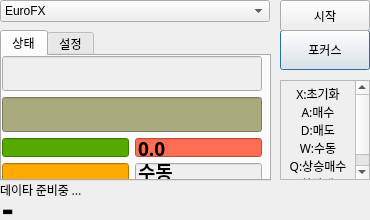
<?xml version="1.0" encoding="UTF-8"?>
<ui version="4.0">
 <class>Dialog</class>
 <widget class="QDialog" name="Dialog">
  <property name="geometry">
   <rect>
    <x>0</x>
    <y>0</y>
    <width>370</width>
    <height>220</height>
   </rect>
  </property>
  <property name="maximumSize">
   <size>
    <width>900</width>
    <height>900</height>
   </size>
  </property>
  <property name="windowTitle">
   <string>Futures-Machine Learning-eBest</string>
  </property>
  <property name="windowIcon">
   <iconset>
    <normaloff>PNG/Sales Performance.png</normaloff>PNG/Sales Performance.png</iconset>
  </property>
  <property name="windowOpacity">
   <double>0.950000000000000</double>
  </property>
  <widget class="QTextEdit" name="textEdit">
   <property name="enabled">
    <bool>false</bool>
   </property>
   <property name="geometry">
    <rect>
     <x>280</x>
     <y>80</y>
     <width>90</width>
     <height>100</height>
    </rect>
   </property>
   <property name="font">
    <font>
     <family>맑은 고딕</family>
     <pointsize>11</pointsize>
    </font>
   </property>
   <property name="styleSheet">
    <string notr="true">color: rgb(0, 0, 0);
font: 11pt &quot;맑은 고딕&quot;;</string>
   </property>
   <property name="html">
    <string>&lt;!DOCTYPE HTML PUBLIC &quot;-//W3C//DTD HTML 4.0//EN&quot; &quot;http://www.w3.org/TR/REC-html40/strict.dtd&quot;&gt;
&lt;html&gt;&lt;head&gt;&lt;meta name=&quot;qrichtext&quot; content=&quot;1&quot; /&gt;&lt;style type=&quot;text/css&quot;&gt;
p, li { white-space: pre-wrap; }
&lt;/style&gt;&lt;/head&gt;&lt;body style=&quot; font-family:'맑은 고딕'; font-size:11pt; font-weight:400; font-style:normal;&quot;&gt;
&lt;p align=&quot;center&quot; style=&quot; margin-top:0px; margin-bottom:0px; margin-left:0px; margin-right:0px; -qt-block-indent:0; text-indent:0px;&quot;&gt;&lt;span style=&quot; font-family:'Gulim'; font-size:9pt;&quot;&gt;X:초기화&lt;/span&gt;&lt;/p&gt;
&lt;p align=&quot;center&quot; style=&quot; margin-top:0px; margin-bottom:0px; margin-left:0px; margin-right:0px; -qt-block-indent:0; text-indent:0px;&quot;&gt;&lt;span style=&quot; font-family:'Gulim'; font-size:9pt;&quot;&gt;A:매수&lt;/span&gt;&lt;/p&gt;
&lt;p align=&quot;center&quot; style=&quot; margin-top:0px; margin-bottom:0px; margin-left:0px; margin-right:0px; -qt-block-indent:0; text-indent:0px;&quot;&gt;&lt;span style=&quot; font-family:'Gulim'; font-size:9pt;&quot;&gt;D:매도&lt;/span&gt;&lt;/p&gt;
&lt;p align=&quot;center&quot; style=&quot; margin-top:0px; margin-bottom:0px; margin-left:0px; margin-right:0px; -qt-block-indent:0; text-indent:0px;&quot;&gt;&lt;span style=&quot; font-family:'Gulim'; font-size:9pt;&quot;&gt;W:수동&lt;/span&gt;&lt;/p&gt;
&lt;p align=&quot;center&quot; style=&quot; margin-top:0px; margin-bottom:0px; margin-left:0px; margin-right:0px; -qt-block-indent:0; text-indent:0px;&quot;&gt;&lt;span style=&quot; font-family:'Gulim'; font-size:9pt;&quot;&gt;Q:상승매수&lt;/span&gt;&lt;/p&gt;
&lt;p align=&quot;center&quot; style=&quot; margin-top:0px; margin-bottom:0px; margin-left:0px; margin-right:0px; -qt-block-indent:0; text-indent:0px;&quot;&gt;&lt;span style=&quot; font-family:'Gulim'; font-size:9pt;&quot;&gt;E:하락매도&lt;/span&gt;&lt;/p&gt;&lt;/body&gt;&lt;/html&gt;</string>
   </property>
  </widget>
  <widget class="QLabel" name="label_log">
   <property name="geometry">
    <rect>
     <x>0</x>
     <y>180</y>
     <width>370</width>
     <height>20</height>
    </rect>
   </property>
   <property name="font">
    <font>
     <family>맑은 고딕</family>
     <pointsize>9</pointsize>
    </font>
   </property>
   <property name="text">
    <string>데이타 준비중 ...</string>
   </property>
  </widget>
  <widget class="QPushButton" name="pushButton_focus">
   <property name="geometry">
    <rect>
     <x>280</x>
     <y>30</y>
     <width>90</width>
     <height>40</height>
    </rect>
   </property>
   <property name="text">
    <string>포커스</string>
   </property>
  </widget>
  <widget class="QPushButton" name="pushButton_start">
   <property name="geometry">
    <rect>
     <x>280</x>
     <y>0</y>
     <width>90</width>
     <height>31</height>
    </rect>
   </property>
   <property name="styleSheet">
    <string notr="true"/>
   </property>
   <property name="text">
    <string>시작</string>
   </property>
  </widget>
  <widget class="QLabel" name="label_trend">
   <property name="geometry">
    <rect>
     <x>2</x>
     <y>200</y>
     <width>370</width>
     <height>20</height>
    </rect>
   </property>
   <property name="font">
    <font>
     <family>맑은 고딕</family>
     <pointsize>9</pointsize>
    </font>
   </property>
   <property name="text">
    <string>▬</string>
   </property>
  </widget>
  <widget class="QComboBox" name="comboBox_item">
   <property name="geometry">
    <rect>
     <x>0</x>
     <y>0</y>
     <width>270</width>
     <height>22</height>
    </rect>
   </property>
   <item>
    <property name="text">
     <string>EuroFX</string>
    </property>
   </item>
   <item>
    <property name="text">
     <string>EuroFX mini</string>
    </property>
   </item>
   <item>
    <property name="text">
     <string>EuroFX micro</string>
    </property>
   </item>
   <item>
    <property name="text">
     <string>S&amp;P 500 mini</string>
    </property>
   </item>
   <item>
    <property name="text">
     <string>NASDAQ mini</string>
    </property>
   </item>
   <item>
    <property name="text">
     <string>HangSeng mini</string>
    </property>
   </item>
   <item>
    <property name="text">
     <string>Crude Oil</string>
    </property>
   </item>
   <item>
    <property name="text">
     <string>Gold</string>
    </property>
   </item>
  </widget>
  <widget class="QTabWidget" name="tabWidget">
   <property name="geometry">
    <rect>
     <x>0</x>
     <y>30</y>
     <width>271</width>
     <height>151</height>
    </rect>
   </property>
   <property name="currentIndex">
    <number>0</number>
   </property>
   <widget class="QWidget" name="tab">
    <attribute name="title">
     <string>상태</string>
    </attribute>
    <widget class="QWidget" name="layoutWidget_2">
     <property name="geometry">
      <rect>
       <x>0</x>
       <y>0</y>
       <width>260</width>
       <height>126</height>
      </rect>
     </property>
     <layout class="QVBoxLayout" name="verticalLayout">
      <item>
       <widget class="QLineEdit" name="lineEdit_price">
        <property name="enabled">
         <bool>false</bool>
        </property>
        <property name="font">
         <font>
          <family>굴림</family>
          <pointsize>14</pointsize>
          <weight>75</weight>
          <bold>true</bold>
         </font>
        </property>
        <property name="styleSheet">
         <string notr="true">color: rgb(0, 0, 0);</string>
        </property>
        <property name="text">
         <string/>
        </property>
       </widget>
      </item>
      <item>
       <widget class="QLineEdit" name="lineEdit_profit">
        <property name="enabled">
         <bool>false</bool>
        </property>
        <property name="font">
         <font>
          <family>굴림</family>
          <pointsize>14</pointsize>
          <weight>75</weight>
          <bold>true</bold>
         </font>
        </property>
        <property name="styleSheet">
         <string notr="true">background-color: rgb(170, 170, 127);
color: rgb(0, 0, 0);</string>
        </property>
        <property name="text">
         <string/>
        </property>
       </widget>
      </item>
      <item>
       <layout class="QGridLayout" name="gridLayout">
        <item row="0" column="0">
         <widget class="QLineEdit" name="lineEdit_portfolio">
          <property name="enabled">
           <bool>false</bool>
          </property>
          <property name="font">
           <font>
            <family>굴림</family>
            <pointsize>14</pointsize>
            <weight>75</weight>
            <bold>true</bold>
           </font>
          </property>
          <property name="styleSheet">
           <string notr="true">background-color: rgb(85, 170, 0);
color: rgb(0, 0, 0);</string>
          </property>
         </widget>
        </item>
        <item row="0" column="1">
         <widget class="QLineEdit" name="lineEdit_losscut">
          <property name="enabled">
           <bool>false</bool>
          </property>
          <property name="font">
           <font>
            <family>굴림</family>
            <pointsize>14</pointsize>
            <weight>75</weight>
            <bold>true</bold>
           </font>
          </property>
          <property name="styleSheet">
           <string notr="true">color:rgb(0, 0, 0);
background-color: rgb(255, 110, 84);
</string>
          </property>
          <property name="text">
           <string>0.0</string>
          </property>
         </widget>
        </item>
        <item row="1" column="0">
         <widget class="QLineEdit" name="lineEdit_position">
          <property name="enabled">
           <bool>false</bool>
          </property>
          <property name="font">
           <font>
            <family>굴림</family>
            <pointsize>14</pointsize>
            <weight>75</weight>
            <bold>true</bold>
           </font>
          </property>
          <property name="styleSheet">
           <string notr="true">background-color: rgb(255, 170, 0);
color: rgb(0, 0, 0);</string>
          </property>
         </widget>
        </item>
        <item row="1" column="1">
         <widget class="QLineEdit" name="lineEdit_status">
          <property name="enabled">
           <bool>false</bool>
          </property>
          <property name="font">
           <font>
            <family>굴림</family>
            <pointsize>14</pointsize>
            <weight>75</weight>
            <bold>true</bold>
           </font>
          </property>
          <property name="styleSheet">
           <string notr="true">color: rgb(0, 0, 0);</string>
          </property>
          <property name="text">
           <string>수동</string>
          </property>
         </widget>
        </item>
       </layout>
      </item>
     </layout>
    </widget>
   </widget>
   <widget class="QWidget" name="tab_2">
    <attribute name="title">
     <string>설정</string>
    </attribute>
    <widget class="QWidget" name="layoutWidget">
     <property name="geometry">
      <rect>
       <x>0</x>
       <y>0</y>
       <width>110</width>
       <height>100</height>
      </rect>
     </property>
     <layout class="QFormLayout" name="formLayout">
      <item row="0" column="0">
       <widget class="QLabel" name="label_9">
        <property name="text">
         <string>틱(봉)</string>
        </property>
       </widget>
      </item>
      <item row="0" column="1">
       <widget class="QComboBox" name="comboBox_period">
        <item>
         <property name="text">
          <string>10</string>
         </property>
        </item>
        <item>
         <property name="text">
          <string>100</string>
         </property>
        </item>
        <item>
         <property name="text">
          <string>120</string>
         </property>
        </item>
        <item>
         <property name="text">
          <string>200</string>
         </property>
        </item>
        <item>
         <property name="text">
          <string>240</string>
         </property>
        </item>
        <item>
         <property name="text">
          <string>300</string>
         </property>
        </item>
        <item>
         <property name="text">
          <string>320</string>
         </property>
        </item>
        <item>
         <property name="text">
          <string>400</string>
         </property>
        </item>
        <item>
         <property name="text">
          <string>480</string>
         </property>
        </item>
        <item>
         <property name="text">
          <string>500</string>
         </property>
        </item>
        <item>
         <property name="text">
          <string>900</string>
         </property>
        </item>
       </widget>
      </item>
      <item row="1" column="0">
       <widget class="QLabel" name="label_14">
        <property name="text">
         <string>이동평균</string>
        </property>
       </widget>
      </item>
      <item row="1" column="1">
       <widget class="QComboBox" name="comboBox_short">
        <item>
         <property name="text">
          <string>2</string>
         </property>
        </item>
        <item>
         <property name="text">
          <string>3</string>
         </property>
        </item>
        <item>
         <property name="text">
          <string>5</string>
         </property>
        </item>
        <item>
         <property name="text">
          <string>10</string>
         </property>
        </item>
        <item>
         <property name="text">
          <string>20</string>
         </property>
        </item>
        <item>
         <property name="text">
          <string>30</string>
         </property>
        </item>
        <item>
         <property name="text">
          <string>35</string>
         </property>
        </item>
        <item>
         <property name="text">
          <string>40</string>
         </property>
        </item>
        <item>
         <property name="text">
          <string>60</string>
         </property>
        </item>
        <item>
         <property name="text">
          <string>90</string>
         </property>
        </item>
        <item>
         <property name="text">
          <string>120</string>
         </property>
        </item>
        <item>
         <property name="text">
          <string>240</string>
         </property>
        </item>
       </widget>
      </item>
      <item row="2" column="0">
       <widget class="QLabel" name="label_5">
        <property name="text">
         <string>스탑</string>
        </property>
       </widget>
      </item>
      <item row="2" column="1">
       <widget class="QComboBox" name="comboBox_trailstop">
        <item>
         <property name="text">
          <string>11</string>
         </property>
        </item>
        <item>
         <property name="text">
          <string>3</string>
         </property>
        </item>
        <item>
         <property name="text">
          <string>7</string>
         </property>
        </item>
        <item>
         <property name="text">
          <string>5</string>
         </property>
        </item>
        <item>
         <property name="text">
          <string>17</string>
         </property>
        </item>
        <item>
         <property name="text">
          <string>13</string>
         </property>
        </item>
        <item>
         <property name="text">
          <string>19</string>
         </property>
        </item>
        <item>
         <property name="text">
          <string>23</string>
         </property>
        </item>
        <item>
         <property name="text">
          <string>29</string>
         </property>
        </item>
        <item>
         <property name="text">
          <string>31</string>
         </property>
        </item>
        <item>
         <property name="text">
          <string>37</string>
         </property>
        </item>
        <item>
         <property name="text">
          <string>41</string>
         </property>
        </item>
        <item>
         <property name="text">
          <string>43</string>
         </property>
        </item>
        <item>
         <property name="text">
          <string>47</string>
         </property>
        </item>
        <item>
         <property name="text">
          <string>53</string>
         </property>
        </item>
        <item>
         <property name="text">
          <string>59</string>
         </property>
        </item>
        <item>
         <property name="text">
          <string>61</string>
         </property>
        </item>
        <item>
         <property name="text">
          <string>67</string>
         </property>
        </item>
        <item>
         <property name="text">
          <string>71</string>
         </property>
        </item>
        <item>
         <property name="text">
          <string>73</string>
         </property>
        </item>
        <item>
         <property name="text">
          <string>79</string>
         </property>
        </item>
        <item>
         <property name="text">
          <string>83</string>
         </property>
        </item>
        <item>
         <property name="text">
          <string>89</string>
         </property>
        </item>
        <item>
         <property name="text">
          <string>97</string>
         </property>
        </item>
        <item>
         <property name="text">
          <string>101</string>
         </property>
        </item>
        <item>
         <property name="text">
          <string>103</string>
         </property>
        </item>
        <item>
         <property name="text">
          <string>107</string>
         </property>
        </item>
        <item>
         <property name="text">
          <string>109</string>
         </property>
        </item>
        <item>
         <property name="text">
          <string>113</string>
         </property>
        </item>
        <item>
         <property name="text">
          <string>127</string>
         </property>
        </item>
        <item>
         <property name="text">
          <string>131</string>
         </property>
        </item>
        <item>
         <property name="text">
          <string>139</string>
         </property>
        </item>
        <item>
         <property name="text">
          <string>149</string>
         </property>
        </item>
        <item>
         <property name="text">
          <string>151</string>
         </property>
        </item>
        <item>
         <property name="text">
          <string>157</string>
         </property>
        </item>
        <item>
         <property name="text">
          <string>163</string>
         </property>
        </item>
        <item>
         <property name="text">
          <string>167</string>
         </property>
        </item>
        <item>
         <property name="text">
          <string>173</string>
         </property>
        </item>
        <item>
         <property name="text">
          <string>179</string>
         </property>
        </item>
        <item>
         <property name="text">
          <string>181</string>
         </property>
        </item>
        <item>
         <property name="text">
          <string>191</string>
         </property>
        </item>
        <item>
         <property name="text">
          <string>193</string>
         </property>
        </item>
        <item>
         <property name="text">
          <string>197</string>
         </property>
        </item>
        <item>
         <property name="text">
          <string>199</string>
         </property>
        </item>
       </widget>
      </item>
      <item row="3" column="0">
       <widget class="QLabel" name="label_10">
        <property name="text">
         <string>수익실현</string>
        </property>
       </widget>
      </item>
      <item row="3" column="1">
       <widget class="QComboBox" name="comboBox_profitstop">
        <item>
         <property name="text">
          <string>5</string>
         </property>
        </item>
        <item>
         <property name="text">
          <string>4</string>
         </property>
        </item>
        <item>
         <property name="text">
          <string>3</string>
         </property>
        </item>
        <item>
         <property name="text">
          <string>7</string>
         </property>
        </item>
        <item>
         <property name="text">
          <string>11</string>
         </property>
        </item>
        <item>
         <property name="text">
          <string>13</string>
         </property>
        </item>
        <item>
         <property name="text">
          <string>17</string>
         </property>
        </item>
        <item>
         <property name="text">
          <string>19</string>
         </property>
        </item>
        <item>
         <property name="text">
          <string>23</string>
         </property>
        </item>
        <item>
         <property name="text">
          <string>29</string>
         </property>
        </item>
        <item>
         <property name="text">
          <string>31</string>
         </property>
        </item>
        <item>
         <property name="text">
          <string>37</string>
         </property>
        </item>
        <item>
         <property name="text">
          <string>41</string>
         </property>
        </item>
        <item>
         <property name="text">
          <string>43</string>
         </property>
        </item>
        <item>
         <property name="text">
          <string>47</string>
         </property>
        </item>
        <item>
         <property name="text">
          <string>53</string>
         </property>
        </item>
        <item>
         <property name="text">
          <string>59</string>
         </property>
        </item>
        <item>
         <property name="text">
          <string>61</string>
         </property>
        </item>
        <item>
         <property name="text">
          <string>67</string>
         </property>
        </item>
        <item>
         <property name="text">
          <string>71</string>
         </property>
        </item>
        <item>
         <property name="text">
          <string>73</string>
         </property>
        </item>
        <item>
         <property name="text">
          <string>79</string>
         </property>
        </item>
        <item>
         <property name="text">
          <string>83</string>
         </property>
        </item>
        <item>
         <property name="text">
          <string>89</string>
         </property>
        </item>
        <item>
         <property name="text">
          <string>97</string>
         </property>
        </item>
        <item>
         <property name="text">
          <string>101</string>
         </property>
        </item>
        <item>
         <property name="text">
          <string>103</string>
         </property>
        </item>
        <item>
         <property name="text">
          <string>107</string>
         </property>
        </item>
        <item>
         <property name="text">
          <string>109</string>
         </property>
        </item>
        <item>
         <property name="text">
          <string>113</string>
         </property>
        </item>
        <item>
         <property name="text">
          <string>127</string>
         </property>
        </item>
        <item>
         <property name="text">
          <string>131</string>
         </property>
        </item>
        <item>
         <property name="text">
          <string>139</string>
         </property>
        </item>
        <item>
         <property name="text">
          <string>149</string>
         </property>
        </item>
        <item>
         <property name="text">
          <string>151</string>
         </property>
        </item>
        <item>
         <property name="text">
          <string>157</string>
         </property>
        </item>
        <item>
         <property name="text">
          <string>163</string>
         </property>
        </item>
        <item>
         <property name="text">
          <string>167</string>
         </property>
        </item>
        <item>
         <property name="text">
          <string>173</string>
         </property>
        </item>
        <item>
         <property name="text">
          <string>179</string>
         </property>
        </item>
        <item>
         <property name="text">
          <string>181</string>
         </property>
        </item>
        <item>
         <property name="text">
          <string>191</string>
         </property>
        </item>
        <item>
         <property name="text">
          <string>193</string>
         </property>
        </item>
        <item>
         <property name="text">
          <string>197</string>
         </property>
        </item>
        <item>
         <property name="text">
          <string>199</string>
         </property>
        </item>
       </widget>
      </item>
     </layout>
    </widget>
    <widget class="QWidget" name="layoutWidget">
     <property name="geometry">
      <rect>
       <x>120</x>
       <y>0</y>
       <width>140</width>
       <height>100</height>
      </rect>
     </property>
     <layout class="QFormLayout" name="formLayout_2">
      <item row="0" column="0">
       <widget class="QLabel" name="label_6">
        <property name="text">
         <string>종목코드</string>
        </property>
       </widget>
      </item>
      <item row="0" column="1">
       <widget class="QLineEdit" name="lineEdit_futurecode">
        <property name="enabled">
         <bool>false</bool>
        </property>
        <property name="styleSheet">
         <string notr="true">color: rgb(0, 0, 0);</string>
        </property>
        <property name="text">
         <string>URO.1</string>
        </property>
       </widget>
      </item>
      <item row="1" column="0">
       <widget class="QLabel" name="label_7">
        <property name="text">
         <string>매수도방법</string>
        </property>
       </widget>
      </item>
      <item row="1" column="1">
       <widget class="QComboBox" name="comboBox_buysell_sHogaGb">
        <item>
         <property name="text">
          <string>1:시장가</string>
         </property>
        </item>
        <item>
         <property name="text">
          <string>2:현재가</string>
         </property>
        </item>
        <item>
         <property name="text">
          <string>3:+1호가</string>
         </property>
        </item>
        <item>
         <property name="text">
          <string>4:+2호가</string>
         </property>
        </item>
        <item>
         <property name="text">
          <string>5:+3호가</string>
         </property>
        </item>
        <item>
         <property name="text">
          <string>6:+4호가</string>
         </property>
        </item>
        <item>
         <property name="text">
          <string>7:+5호가</string>
         </property>
        </item>
        <item>
         <property name="text">
          <string>8:+6호가</string>
         </property>
        </item>
        <item>
         <property name="text">
          <string>9:+7호가</string>
         </property>
        </item>
        <item>
         <property name="text">
          <string>A:-1호가</string>
         </property>
        </item>
        <item>
         <property name="text">
          <string>B:-2호가</string>
         </property>
        </item>
        <item>
         <property name="text">
          <string>C:-3호가</string>
         </property>
        </item>
        <item>
         <property name="text">
          <string>D:-4호가</string>
         </property>
        </item>
        <item>
         <property name="text">
          <string>E:-5호가</string>
         </property>
        </item>
        <item>
         <property name="text">
          <string>F:-6호가</string>
         </property>
        </item>
        <item>
         <property name="text">
          <string>G:-7호가</string>
         </property>
        </item>
       </widget>
      </item>
      <item row="2" column="0">
       <widget class="QLabel" name="label_2">
        <property name="text">
         <string>주문수량</string>
        </property>
       </widget>
      </item>
      <item row="2" column="1">
       <widget class="QComboBox" name="comboBox_amt">
        <item>
         <property name="text">
          <string>1</string>
         </property>
        </item>
        <item>
         <property name="text">
          <string>2</string>
         </property>
        </item>
        <item>
         <property name="text">
          <string>3</string>
         </property>
        </item>
        <item>
         <property name="text">
          <string>4</string>
         </property>
        </item>
        <item>
         <property name="text">
          <string>5</string>
         </property>
        </item>
        <item>
         <property name="text">
          <string>6</string>
         </property>
        </item>
        <item>
         <property name="text">
          <string>7</string>
         </property>
        </item>
        <item>
         <property name="text">
          <string>8</string>
         </property>
        </item>
        <item>
         <property name="text">
          <string>9</string>
         </property>
        </item>
        <item>
         <property name="text">
          <string>10</string>
         </property>
        </item>
       </widget>
      </item>
      <item row="3" column="0">
       <widget class="QLabel" name="label_3">
        <property name="text">
         <string>손절방법</string>
        </property>
       </widget>
      </item>
      <item row="3" column="1">
       <widget class="QComboBox" name="comboBox_losscut_method">
        <item>
         <property name="text">
          <string>손절</string>
         </property>
        </item>
        <item>
         <property name="text">
          <string>트레일스탑</string>
         </property>
        </item>
       </widget>
      </item>
     </layout>
    </widget>
   </widget>
  </widget>
 </widget>
 <resources/>
 <connections>
  <connection>
   <sender>pushButton_start</sender>
   <signal>clicked()</signal>
   <receiver>Dialog</receiver>
   <slot>START()</slot>
   <hints>
    <hint type="sourcelabel">
     <x>220</x>
     <y>19</y>
    </hint>
    <hint type="destinationlabel">
     <x>222</x>
     <y>0</y>
    </hint>
   </hints>
  </connection>
  <connection>
   <sender>comboBox_amt</sender>
   <signal>currentIndexChanged(QString)</signal>
   <receiver>Dialog</receiver>
   <slot>ValuesChanged()</slot>
   <hints>
    <hint type="sourcelabel">
     <x>268</x>
     <y>112</y>
    </hint>
    <hint type="destinationlabel">
     <x>70</x>
     <y>6</y>
    </hint>
   </hints>
  </connection>
  <connection>
   <sender>pushButton_focus</sender>
   <signal>clicked()</signal>
   <receiver>Dialog</receiver>
   <slot>FOCUS()</slot>
   <hints>
    <hint type="sourcelabel">
     <x>361</x>
     <y>26</y>
    </hint>
    <hint type="destinationlabel">
     <x>347</x>
     <y>28</y>
    </hint>
   </hints>
  </connection>
  <connection>
   <sender>comboBox_trailstop</sender>
   <signal>currentIndexChanged(QString)</signal>
   <receiver>Dialog</receiver>
   <slot>ValuesChanged()</slot>
   <hints>
    <hint type="sourcelabel">
     <x>118</x>
     <y>112</y>
    </hint>
    <hint type="destinationlabel">
     <x>0</x>
     <y>30</y>
    </hint>
   </hints>
  </connection>
  <connection>
   <sender>comboBox_short</sender>
   <signal>currentIndexChanged(QString)</signal>
   <receiver>Dialog</receiver>
   <slot>ValuesChanged()</slot>
   <hints>
    <hint type="sourcelabel">
     <x>118</x>
     <y>86</y>
    </hint>
    <hint type="destinationlabel">
     <x>3</x>
     <y>96</y>
    </hint>
   </hints>
  </connection>
  <connection>
   <sender>comboBox_item</sender>
   <signal>currentIndexChanged(QString)</signal>
   <receiver>Dialog</receiver>
   <slot>SELECTITEM()</slot>
   <hints>
    <hint type="sourcelabel">
     <x>91</x>
     <y>19</y>
    </hint>
    <hint type="destinationlabel">
     <x>4</x>
     <y>22</y>
    </hint>
   </hints>
  </connection>
  <connection>
   <sender>comboBox_profitstop</sender>
   <signal>currentIndexChanged(QString)</signal>
   <receiver>Dialog</receiver>
   <slot>ValuesChanged()</slot>
   <hints>
    <hint type="sourcelabel">
     <x>110</x>
     <y>132</y>
    </hint>
    <hint type="destinationlabel">
     <x>-2</x>
     <y>128</y>
    </hint>
   </hints>
  </connection>
  <connection>
   <sender>comboBox_period</sender>
   <signal>currentIndexChanged(QString)</signal>
   <receiver>Dialog</receiver>
   <slot>ValuesChanged()</slot>
   <hints>
    <hint type="sourcelabel">
     <x>112</x>
     <y>48</y>
    </hint>
    <hint type="destinationlabel">
     <x>-2</x>
     <y>72</y>
    </hint>
   </hints>
  </connection>
  <connection>
   <sender>comboBox_buysell_sHogaGb</sender>
   <signal>currentIndexChanged(QString)</signal>
   <receiver>Dialog</receiver>
   <slot>ValuesChanged()</slot>
   <hints>
    <hint type="sourcelabel">
     <x>239</x>
     <y>79</y>
    </hint>
    <hint type="destinationlabel">
     <x>363</x>
     <y>262</y>
    </hint>
   </hints>
  </connection>
 </connections>
 <slots>
  <slot>START()</slot>
  <slot>STOP()</slot>
  <slot>ValuesChanged()</slot>
  <slot>FOCUS()</slot>
  <slot>SELECTITEM()</slot>
 </slots>
</ui>
